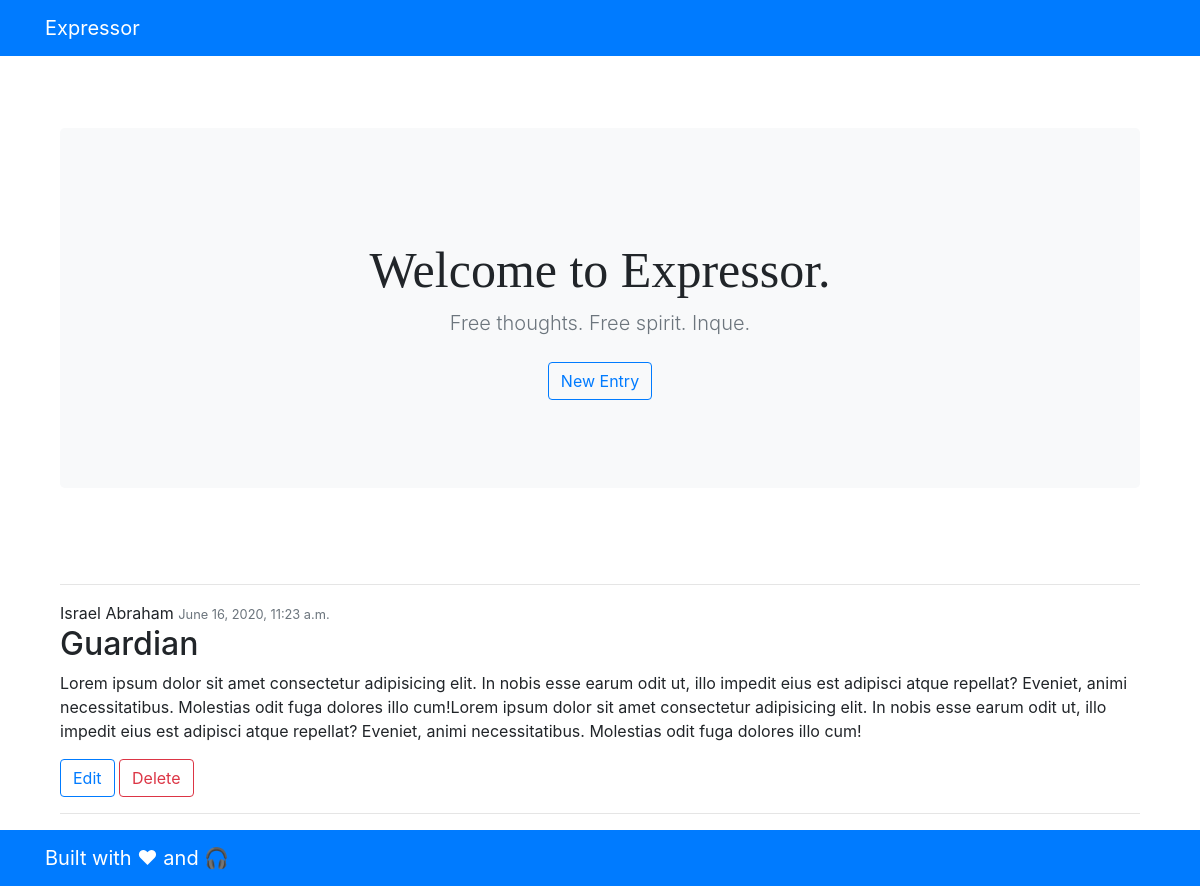
Before: / with the older database file.
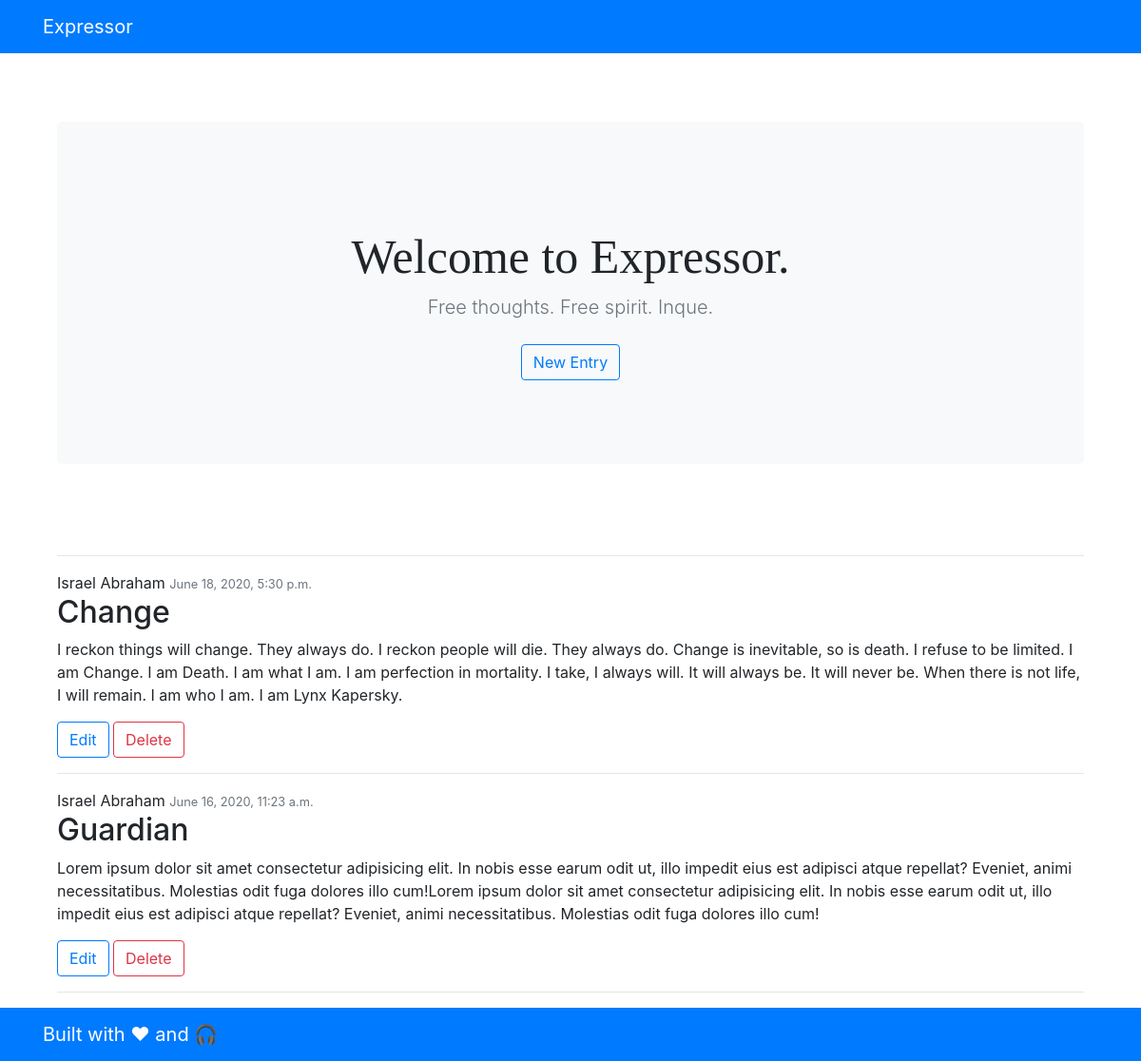
After: the same page with the newer database file.
### entry/models.py (models this page shows, shortened)
class Entry(models.Model):
    name      = models.CharField(max_length=100)
    title     = models.CharField(max_length=200)
    content   = models.TextField(max_length=600, unique=False)
    timestamp = models.DateTimeField(default=timezone.now)
    class Meta:
        verbose_name_plural = 'Entries'

### entry/views.py (the view)
# urls.py: 2. Add a URL to urlpatterns:  path('', views.home, name='home')
def home(request):
    posts = Entry.objects.all().order_by('-timestamp')
    return render(request, 'entry/home.html', {'posts': posts})

### templates/entry/home.html (shortened to what this page needs)
{% extends 'base.html' %}
{% block content %}
<br><br><br>
<div class="jumbotron text-center bg-light">
    <div class="container"><br><br>
        <h1 style="font-family: Cursive;
                font-size: 50px;" class="jumbotron-heading">Welcome to Expressor.</h1>
        <p class="lead text-muted">
            Free thoughts. Free spirit. Inque.
        </p>
        <p>
            <a href="{% url 'add' %}" class="btn btn-outline-primary btn-md my-2">New Entry</a>
        </p>
    </div>
</div>
<br><br>
<hr>
{% for post in posts %}
<article class="media content-section">
    <div class="media-body">
        <div class="article-metadata">
            {{ post.name }}</param>
            <small class="text-muted">{{ post.timestamp }}</small><br>
            <h2 class="class-title">{{ post.title }}</h2>
            <p class="article-content">{{ post.content }}</p>
            <a href="{% url 'edit' post.id %}" class="btn btn-outline-primary btn-md">Edit</a>
            <a href="{% url 'delete' post.id %}" class="btn btn-outline-danger btn-md btn-fill">Delete</a>
            <hr>
        </div>
    </div>
</article>
{% endfor %}
{% endblock %}

### templates/base.html (shortened to what this page needs)
{% load static %}
<!DOCTYPE html>
<html lang="en">
<head>
    <link rel="stylesheet" href="{% static "bootstrap/css/bootstrap.css" %}">
    <link rel="stylesheet" href="{% static "bootstrap/css/bootstrap.min.css" %}">
</head>
<body>
    <nav class="navbar navbar-expand-lg navbar-dark bg-primary">
        <div class="container">
            <a href="{% url 'home' %}" class="navbar-brand">Expressor</a>
        </div>
    </nav>
        <div class="container">
            <div class="container">
                {% block content %}{% endblock %}
            </div>
        </div>
    <footer class="navbar navbar-expand-lg navbar-dark bg-primary">
        <div class="container text-center">
            <a href="https://github.com/israelvictory" class="navbar-brand">Built with ❤ and 🎧</a>
        </div>
    </footer>
</body>
</html>

Changed rows visible on the page:
added Entry: name "Israel Abraham", timestamp "June 18, 2020, 5:30 p.m.", title "Change", content "I reckon things will change. They always do. I reckon people will die. They always do. Change is inevitable, so is death. I refuse to be limited. I am Change. I am Death. I am what I am. I am perfection in mortality. I take, I always will. It will always be. It will never be. When there is not life, I will remain. I am who I am. I am Lynx Kapersky."
